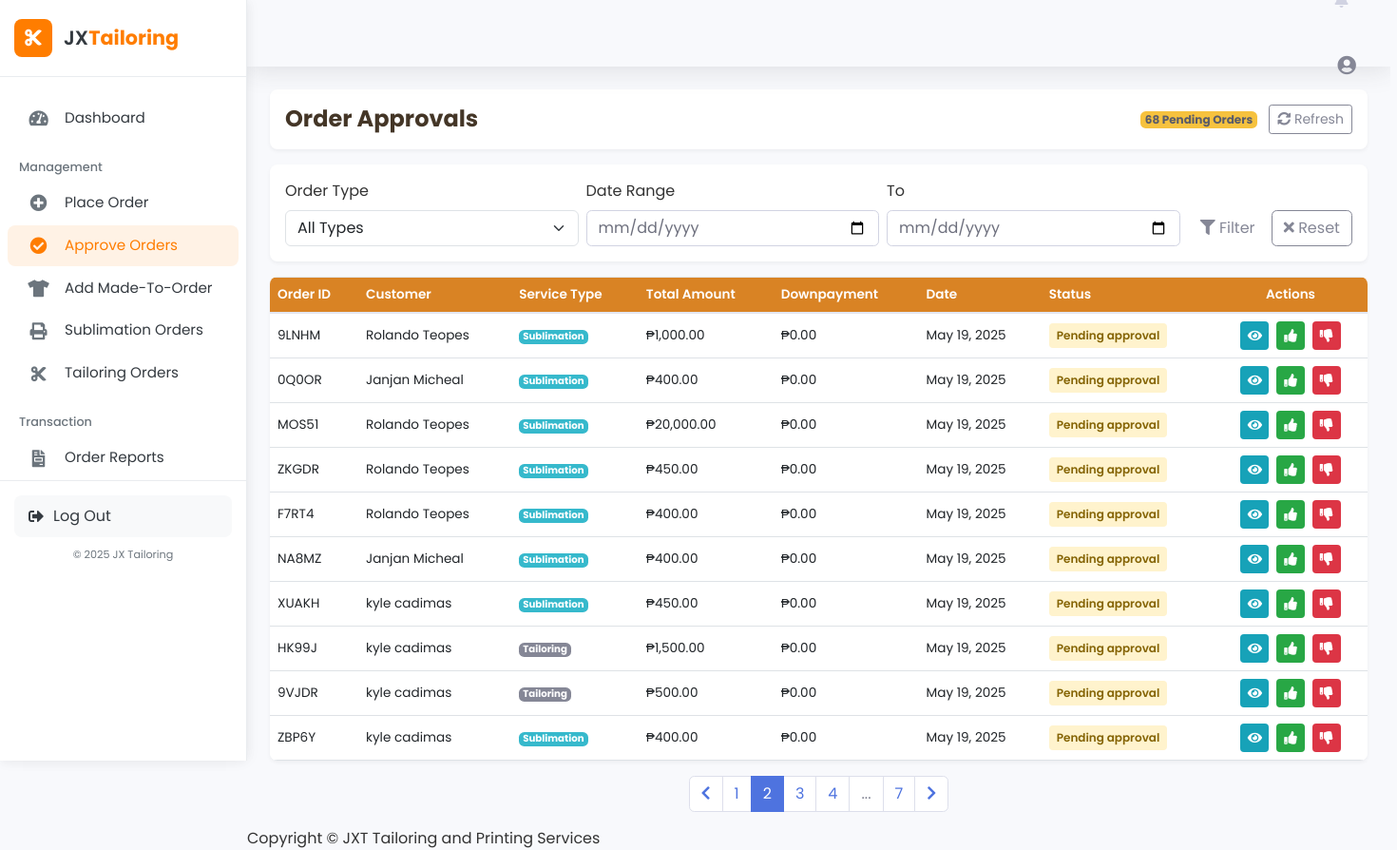
The page /staff/orders.php?page=2 on the database as committed earlier.
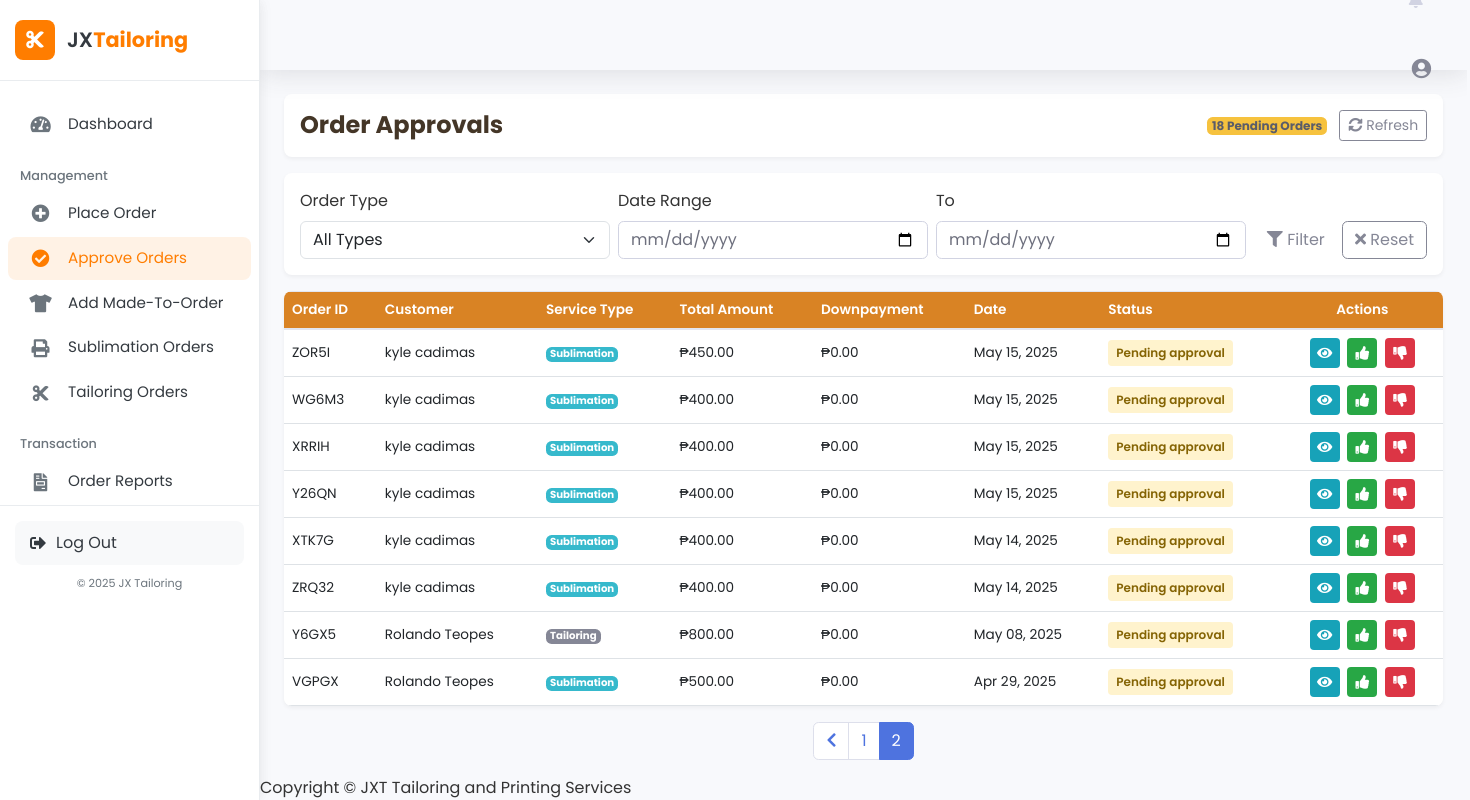
The same page on the database as committed later.
### tables this page shows
CREATE TABLE `orders` (
  `order_id` varchar(10) NOT NULL,
  `customer_id` int(11) NOT NULL,
  `order_type` enum('tailoring','sublimation') NOT NULL,
  `total_amount` decimal(10,2) NOT NULL,
  `downpayment_amount` decimal(10,2) NOT NULL,
  `payment_method` enum('cash','gcash') NOT NULL,
  `payment_status` enum('pending','downpayment_paid','fully_paid') DEFAULT 'pending',
  `order_status` enum('pending_approval','declined','approved','forward_to_sublimator','in_process','printing_done','ready_for_pickup','completed') DEFAULT 'pending_approval',
  `staff_id` int(11) DEFAULT NULL,
  `manager_id` int(11) DEFAULT NULL,
  `notes` text DEFAULT NULL,
  `created_at` timestamp NOT NULL DEFAULT current_timestamp(),
  `updated_at` timestamp NOT NULL DEFAULT current_timestamp() ON UPDATE current_timestamp(),
  `screenshot_path` varchar(255) DEFAULT NULL,
  `status_history` text DEFAULT NULL
);

CREATE TABLE `customers` (
  `customer_id` int(11) NOT NULL,
  `username` varchar(50) NOT NULL,
  `password` varchar(255) NOT NULL,
  `email` varchar(100) NOT NULL,
  `first_name` varchar(50) NOT NULL,
  `last_name` varchar(50) NOT NULL,
  `phone_number` varchar(20) DEFAULT NULL,
  `address` text DEFAULT NULL,
  `created_at` timestamp NOT NULL DEFAULT current_timestamp(),
  `updated_at` timestamp NOT NULL DEFAULT current_timestamp() ON UPDATE current_timestamp()
);

### staff/orders.php (the view, shortened to what the changed rows need)
<?php
include '../db.php';
$records_per_page = 10;
$page = isset($_GET['page']) ? (int)$_GET['page'] : 1;
$offset = ($page - 1) * $records_per_page;
$count_query = "SELECT COUNT(*) as total FROM orders WHERE order_status = 'pending_approval'";
$count_result = mysqli_query($conn, $count_query);
$total_records = mysqli_fetch_assoc($count_result)['total'];
$total_pages = ceil($total_records / $records_per_page);
$query = "SELECT o.order_id, c.first_name, c.last_name, o.order_type, o.total_amount, o.downpayment_amount, o.order_status, o.created_at
          FROM orders o
          JOIN customers c ON o.customer_id = c.customer_id
          WHERE o.order_status = 'pending_approval'
          ORDER BY o.created_at DESC
          LIMIT $offset, $records_per_page";
$result = mysqli_query($conn, $query);
?>
<!DOCTYPE html>
<html lang="en">
<head>
    <link href="https://cdn.jsdelivr.net/npm/bootstrap@5.3.0/dist/css/bootstrap.min.css" rel="stylesheet">
    <link href="vendor/fontawesome-free/css/all.min.css" rel="stylesheet">
    <link href="css/sb-admin-2.min.css" rel="stylesheet">
</head>
<body id="page-top">
    <div id="wrapper">
        <?php include 'sidebar.php'; ?>
        <div id="content-wrapper" class="d-flex flex-column">
            <div id="content">
                <nav class="navbar navbar-expand navbar-light topbar mb-4 static-top shadow">
                    <ul class="navbar-nav ml-auto">
                        <?php include 'notification.php'; ?>
                    </ul>
                </nav>
                <div class="container-fluid">
                    <div class="page-header">
                        <h1>Order Approvals</h1>
                        <div>
                            <span class="badge bg-warning text-dark me-2"><?= $total_records ?> Pending Orders</span>
                            <a href="?refresh=true" class="btn btn-sm btn-outline-secondary">
                                <i class="fas fa-sync-alt"></i> Refresh
                            </a>
                        </div>
                    </div>
                    <div class="table-container">
                        <?php if (mysqli_num_rows($result) > 0): ?>
                            <table class="table">
                                <thead>
                                    <tr>
                                        <th>Order ID</th>
                                        <th>Customer</th>
                                        <th>Service Type</th>
                                        <th>Total Amount</th>
                                        <th>Downpayment</th>
                                        <th>Date</th>
                                        <th>Status</th>
                                        <th class="text-center">Actions</th>
                                    </tr>
                                </thead>
                                <tbody>
                                    <?php while ($row = mysqli_fetch_assoc($result)) : ?>
                                        <tr>
                                            <td><span class="order-id"><?= htmlspecialchars($row['order_id']) ?></span></td>
                                            <td>
                                                <span class="customer-name"><?= htmlspecialchars($row['first_name'] . ' ' . $row['last_name']) ?></span>
                                            </td>
                                            <td>
                                                <?php if ($row['order_type'] == 'sublimation'): ?>
                                                    <span class="badge bg-info text-white">Sublimation</span>
                                                <?php else: ?>
                                                    <span class="badge bg-secondary text-white">Tailoring</span>
                                                <?php endif; ?>
                                            </td>
                                            <td><span class="amount">₱<?= number_format($row['total_amount'], 2) ?></span></td>
                                            <td><span class="amount">₱<?= number_format($row['downpayment_amount'], 2) ?></span></td>
                                            <td><?= date('M d, Y', strtotime($row['created_at'])) ?></td>
                                            <td>
                                                <div class="status-badge status-pending">
                                                    <?= htmlspecialchars(str_replace('_', ' ', ucfirst($row['order_status']))) ?>
                                                </div>
                                            </td>
                                            <td class="text-center">
                                                <div class="actions-container">
                                                    <a href="view_order.php?id=<?= $row['order_id'] ?>" class="btn-action btn-view" data-tooltip="View Details">
                                                        <i class="fas fa-eye"></i>
                                                    </a>
                                                    <button class="btn-action btn-approve" onclick="approveOrder('<?= $row['order_id'] ?>')" data-tooltip="Approve Order">
                                                        <i class="fas fa-thumbs-up"></i>
                                                    </button>
                                                    <button class="btn-action btn-decline" data-bs-toggle="modal" data-bs-target="#declineModal"
                                                            onclick="setDeclineOrderId('<?= $row['order_id'] ?>')" data-tooltip="Decline Order">
                                                        <i class="fas fa-thumbs-down"></i>
                                                    </button>
                                                </div>
                                            </td>
                                        </tr>
                                    <?php endwhile; ?>
                                </tbody>
                            </table>
                        <?php endif; ?>
                    </div>
                    <?php if ($total_pages > 0) : ?>
                    <div class="pagination-container">
                        <nav aria-label="Page navigation">
                            <ul class="pagination">
                                <?php
                                $start_page = max(1, $page - 2);
                                $end_page = min($total_pages, $page + 2);
                                for ($i = $start_page; $i <= $end_page; $i++) {
                                    echo '<li class="page-item ' . ($i == $page ? 'active' : '') . '">';
                                    echo '<a class="page-link" href="?page=' . $i . (isset($_GET['type']) ? '&type=' . $_GET['type'] : '') . '">' . $i . '</a>';
                                    echo '</li>';
                                }
                                if ($end_page < $total_pages) {
                                    if ($end_page < $total_pages - 1) {
                                        echo '<li class="page-item disabled"><span class="page-link">...</span></li>';
                                    }
                                    echo '<li class="page-item"><a class="page-link" href="?page=' . $total_pages . (isset($_GET['type']) ? '&type=' . $_GET['type'] : '') . '">' . $total_pages . '</a></li>';
                                }
                                ?>
                                <?php if ($page < $total_pages) : ?>
                                    <li class="page-item">
                                        <a class="page-link" href="?page=<?= ($page + 1) ?><?= isset($_GET['type']) ? '&type=' . $_GET['type'] : '' ?>" aria-label="Next">
                                            <i class="fas fa-chevron-right"></i>
                                        </a>
                                    </li>
                                <?php endif; ?>
                            </ul>
                        </nav>
                    </div>
                    <?php endif; ?>
                </div>
            </div>
        </div>
    </div
</body>
</html>

Rows that differ between the two databases and show on the page:
removed orders: order_id "9LNHM", customer.last_name "Rolando Teopes", order_type "Sublimation", total_amount "1,000.00", downpayment_amount "0.00", created_at "May 19, 2025", order_status "Pending approval"
removed orders: order_id "0Q0OR", customer.last_name "Janjan Micheal", order_type "Sublimation", total_amount "400.00", downpayment_amount "0.00", created_at "May 19, 2025", order_status "Pending approval"
removed orders: order_id "MOS51", customer.last_name "Rolando Teopes", order_type "Sublimation", total_amount "20,000.00", downpayment_amount "0.00", created_at "May 19, 2025", order_status "Pending approval"
removed orders: order_id "ZKGDR", customer.last_name "Rolando Teopes", order_type "Sublimation", total_amount "450.00", downpayment_amount "0.00", created_at "May 19, 2025", order_status "Pending approval"
removed orders: order_id "F7RT4", customer.last_name "Rolando Teopes", order_type "Sublimation", total_amount "400.00", downpayment_amount "0.00", created_at "May 19, 2025", order_status "Pending approval"
removed orders: order_id "NA8MZ", customer.last_name "Janjan Micheal", order_type "Sublimation", total_amount "400.00", downpayment_amount "0.00", created_at "May 19, 2025", order_status "Pending approval"
removed orders: order_id "XUAKH", customer.last_name "kyle cadimas", order_type "Sublimation", total_amount "450.00", downpayment_amount "0.00", created_at "May 19, 2025", order_status "Pending approval"
removed orders: order_id "HK99J", customer.last_name "kyle cadimas", order_type "Tailoring", total_amount "1,500.00", downpayment_amount "0.00", created_at "May 19, 2025", order_status "Pending approval"
removed orders: order_id "9VJDR", customer.last_name "kyle cadimas", order_type "Tailoring", total_amount "500.00", downpayment_amount "0.00", created_at "May 19, 2025", order_status "Pending approval"
removed orders: order_id "ZBP6Y", customer.last_name "kyle cadimas", order_type "Sublimation", total_amount "400.00", downpayment_amount "0.00", created_at "May 19, 2025", order_status "Pending approval"
now on this page (row unchanged): orders: order_id "ZOR5I", customer.last_name "kyle cadimas", order_type "Sublimation", total_amount "450.00", downpayment_amount "0.00", created_at "May 15, 2025", order_status "Pending approval"
now on this page (row unchanged): orders: order_id "WG6M3", customer.last_name "kyle cadimas", order_type "Sublimation", total_amount "400.00", downpayment_amount "0.00", created_at "May 15, 2025", order_status "Pending approval"
now on this page (row unchanged): orders: order_id "XRRIH", customer.last_name "kyle cadimas", order_type "Sublimation", total_amount "400.00", downpayment_amount "0.00", created_at "May 15, 2025", order_status "Pending approval"
now on this page (row unchanged): orders: order_id "Y26QN", customer.last_name "kyle cadimas", order_type "Sublimation", total_amount "400.00", downpayment_amount "0.00", created_at "May 15, 2025", order_status "Pending approval"
now on this page (row unchanged): orders: order_id "XTK7G", customer.last_name "kyle cadimas", order_type "Sublimation", total_amount "400.00", downpayment_amount "0.00", created_at "May 14, 2025", order_status "Pending approval"
now on this page (row unchanged): orders: order_id "ZRQ32", customer.last_name "kyle cadimas", order_type "Sublimation", total_amount "400.00", downpayment_amount "0.00", created_at "May 14, 2025", order_status "Pending approval"
now on this page (row unchanged): orders: order_id "Y6GX5", customer.last_name "Rolando Teopes", order_type "Tailoring", total_amount "800.00", downpayment_amount "0.00", created_at "May 08, 2025", order_status "Pending approval"
now on this page (row unchanged): orders: order_id "VGPGX", customer.last_name "Rolando Teopes", order_type "Sublimation", total_amount "500.00", downpayment_amount "0.00", created_at "Apr 29, 2025", order_status "Pending approval"
Other text that changed with them:
$total_records: "68" → "18"
$total_pages: "7" → (not shown)
list line gone: "3"
list line gone: "4"
